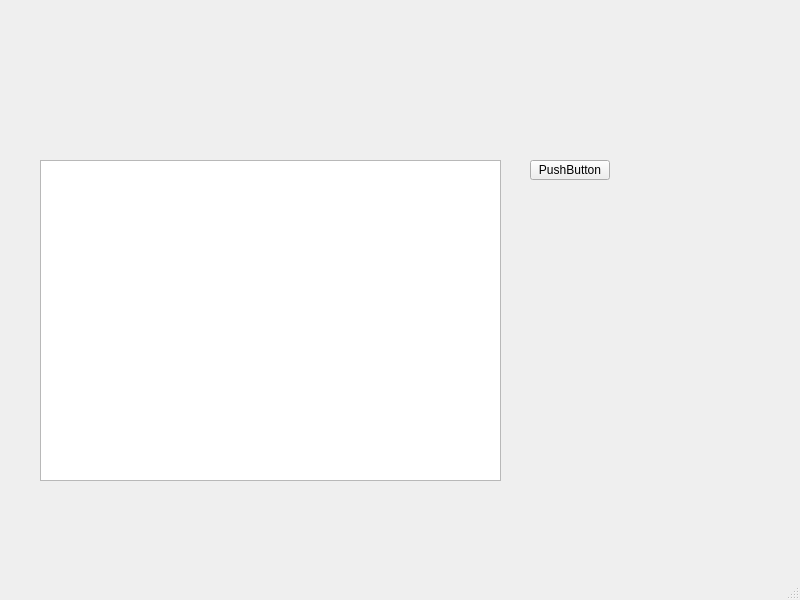
<?xml version="1.0" encoding="UTF-8"?>
<ui version="4.0">
 <class>MainWindow</class>
 <widget class="QMainWindow" name="MainWindow">
  <property name="geometry">
   <rect>
    <x>0</x>
    <y>0</y>
    <width>800</width>
    <height>600</height>
   </rect>
  </property>
  <property name="windowTitle">
   <string>MainWindow</string>
  </property>
  <widget class="QWidget" name="centralwidget">
   <widget class="QPushButton" name="pushButton">
    <property name="geometry">
     <rect>
      <x>530</x>
      <y>160</y>
      <width>80</width>
      <height>20</height>
     </rect>
    </property>
    <property name="text">
     <string>PushButton</string>
    </property>
   </widget>
   <widget class="QTextBrowser" name="textBrowser">
    <property name="geometry">
     <rect>
      <x>40</x>
      <y>160</y>
      <width>461</width>
      <height>321</height>
     </rect>
    </property>
   </widget>
  </widget>
  <widget class="QMenuBar" name="menubar">
   <property name="geometry">
    <rect>
     <x>0</x>
     <y>0</y>
     <width>800</width>
     <height>22</height>
    </rect>
   </property>
  </widget>
  <widget class="QStatusBar" name="statusbar"/>
 </widget>
 <resources/>
 <connections/>
</ui>
